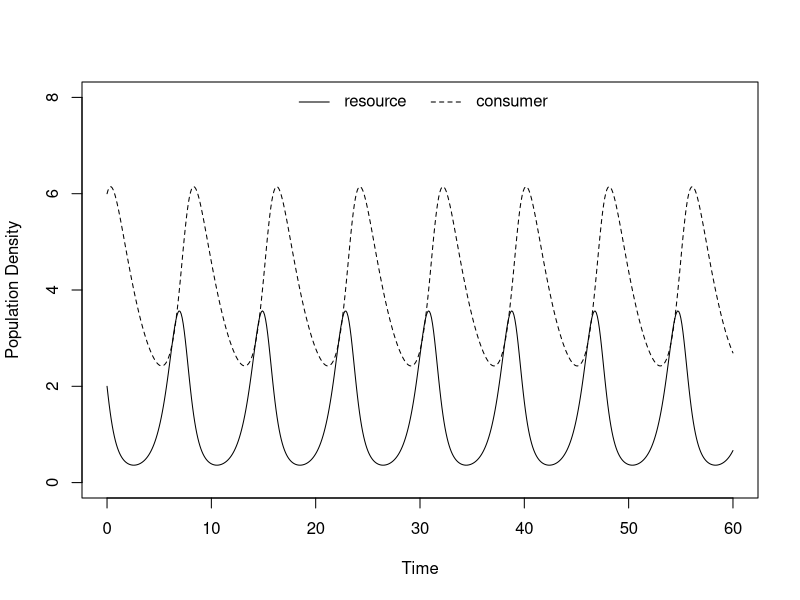
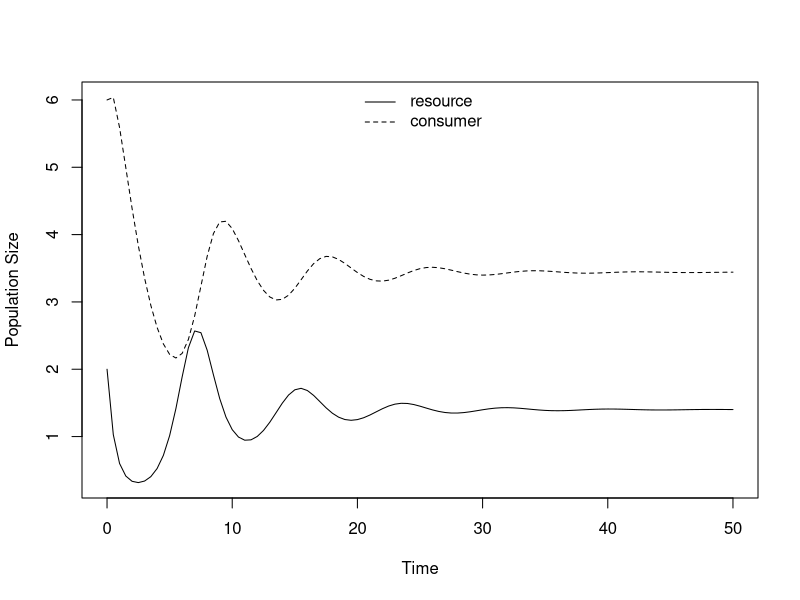
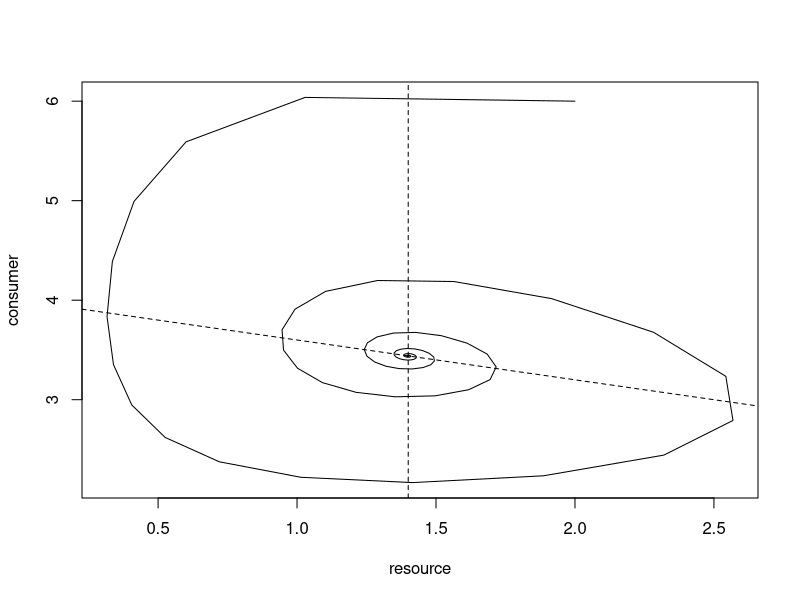
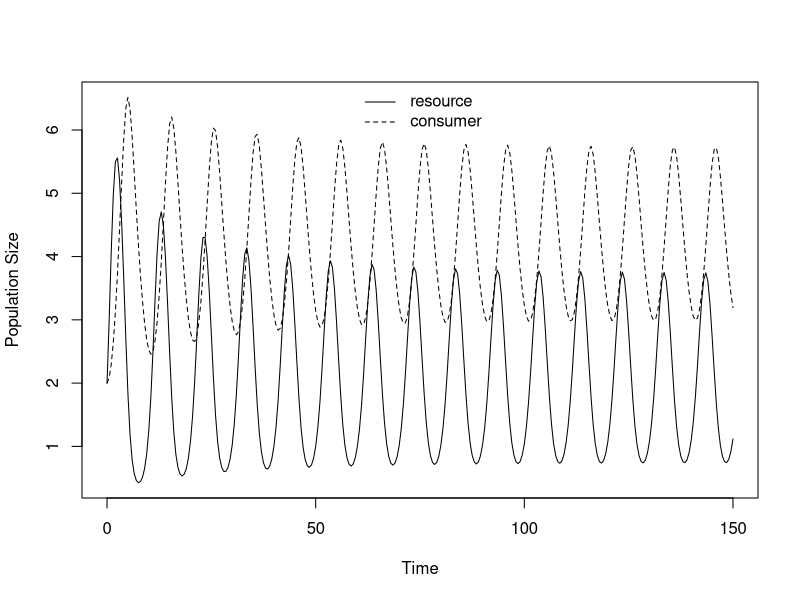
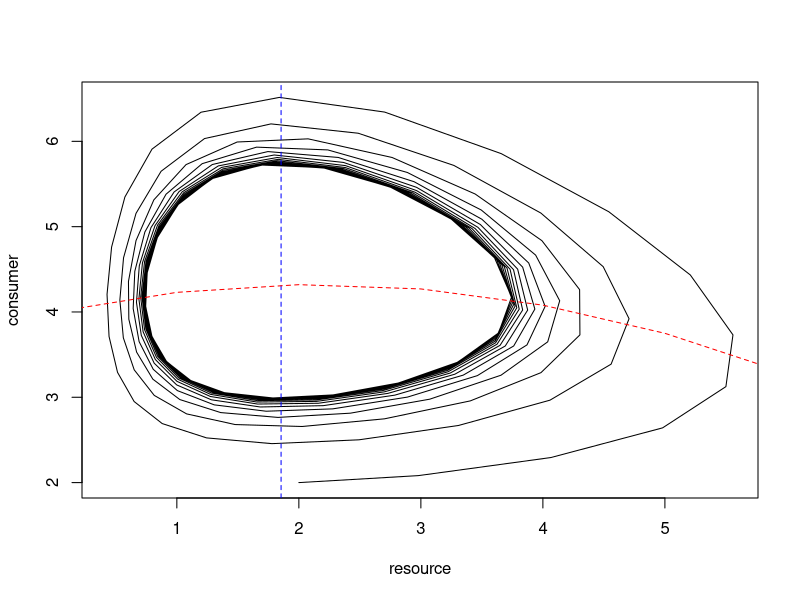

Recreate these plots in R, in order.
## ---- chunk 1
knitr::opts_chunk$set(echo = TRUE)
## ---- chunk 2
library(deSolve)
## ---- chunk 3
predpreyLV <- function(t, y, params) {
  R <- y[1]
  C <- y[2]
  with(as.list(params), {
          dR.dt <- r * R - a * R * C
          dC.dt <- e * a * R * C - d * C
          return(list(c(dR.dt, dC.dt)))
  })
}
## ---- chunk 4
r <- 2
a <- 0.5
e <- 0.5
d <- 0.35
## ---- chunk 5
R0 <- 2
C0 <- 6
## ---- chunk 6
params1 <- c(r = r, a = a, e = e, d = d)
MaxTime <- 60 # length of the time series, can be changed at any time
Time <- seq(0, MaxTime, by = 0.1) # here we produce a sequence of time points at which we will determine the population densities
LV.out <- ode(c(R0, C0), Time, predpreyLV, params1) # here we call the function "ode" that does the hard work of numerical integration and which is part of the package "deSolve"

matplot(Time, (LV.out[, 2:3]), type = "l", lty = 1:2, col=1, ylab = "Population Density", xlab="Time", ylim = c(0,8))
legend("top", c(expression("resource"), expression("consumer")), lty = 1:2, bty = "n", horiz = TRUE)
## ---- chunk 7
predprey.log.prey <- function(t, y, p) {
  R <- y[1]
  C <- y[2]
    with(as.list(p), {
    dR.dt <- r * R * (1 - R / k) - a * R * C
    dC.dt <- e * a * R * C - d * C
    return(list(c(dR.dt, dC.dt)))
  })
}
## ---- chunk 8
r <- 2
e <- 0.5
a <- 0.5
d <- 0.35
k <- 10

R0 <- 2
C0 <- 6
## ---- chunk 9
params.log.prey1 <- c(a = a, r = r, d = d, e = e, k = k)
MaxTime <- 50
Time <- seq(0, MaxTime, by = 0.5)
log.prey.out <- ode(c(R0, C0), Time, predprey.log.prey, params.log.prey1)

matplot(Time, (log.prey.out[, 2:3]), type = "l", lty = 1:2, col=1, ylab = "Population Size", xlab="Time")
legend("top", c(expression("resource"), expression("consumer")), lty = 1:2, bty = "n")
## ---- chunk 10
plot(log.prey.out[, 2], log.prey.out[, 3], type = "l",  lty = 1, col = 1, ylab = "consumer", xlab = "resource")
abline(a = r/a, b = -r/(a*k), lty = 2) # resource isocline, a straight line with negative slope
abline(v = d / (e * a), lty = 2) # consumer isocline, a vertical line
## ---- chunk 11
predprey.RosMac <- function(t, y, p) {
  R <- y[1]
  C <- y[2]
    with(as.list(p), {
    dR.dt <- r * R * (1 - R / k) - a * C * R/(1 + a * h * R)
    dC.dt <- e * a * R * C/(1 + a * h * R) - d * C
    return(list(c(dR.dt, dC.dt)))
  })
}
## ---- chunk 12
r <- 2
e <- 0.5
a <- 0.5
d <- 0.35
k <- 10
h <- 0.35

R0 <- 2
C0 <- 2
## ---- chunk 13
params.RosMac1 <- c(a = a, r = r, d = d, e = e, k = k, h = h)
MaxTime <- 150 # you can increase MaxTime if you think the dynamics have not yet reached their "endpoint"
Time <- seq(0, MaxTime, by = 0.5)
RosMac.out <- ode(c(R0, C0), Time, predprey.RosMac, params.RosMac1)

matplot(Time, (RosMac.out[, 2:3]), type = "l", lty = 1:2, col=1, ylab = "Population Size", xlab="Time")
legend("top", c(expression("resource"), expression("consumer")), lty = 1:2, bty = "n")
## ---- chunk 14
plot(RosMac.out[, 2], RosMac.out[, 3], type = "l",  lty = 1, col = 1, ylab = "consumer", xlab = "resource")
abline(v = d / (e * (a - d*h)), lty = 2, col = "blue") # consumer isocline, a vertical line
# to produce the graph for the resource isocline requires a bit more work since the now becomes a "curve" instead of a straight line
R <- 0:k
Riso <- expression(r / (a * k) * (k -R) * (1 + a * h * R))
RisoStable <- eval(Riso)
lines(R, RisoStable, type = "l", lty =2, ylab = "consumer", xlab = "resource", col = "red", ylim = c(0, 10)) # resource isocline
